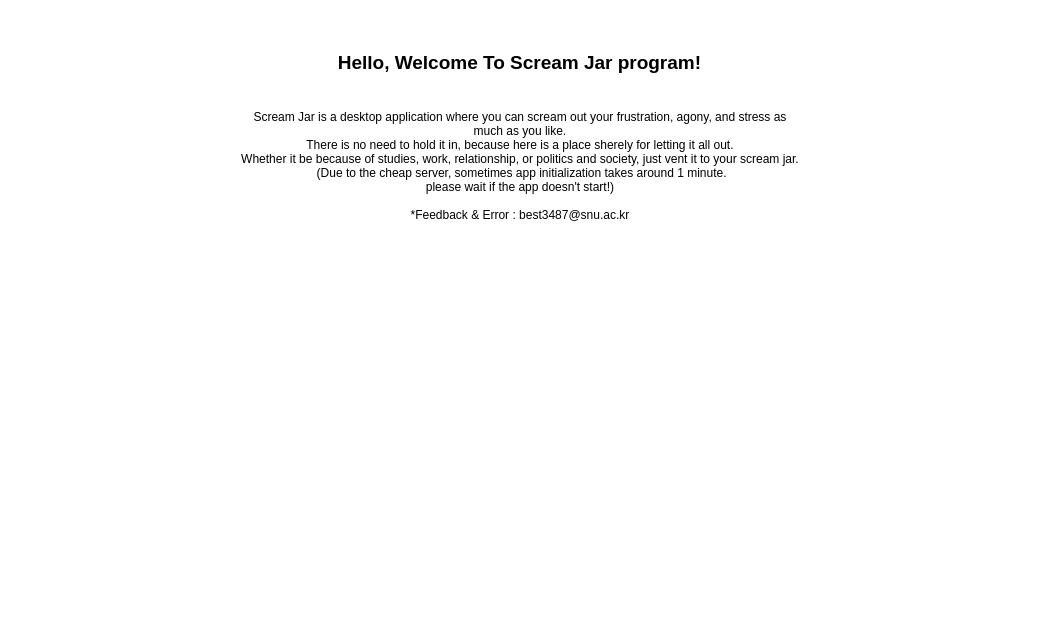
<?xml version="1.0" encoding="UTF-8"?>
<ui version="4.0">
 <class>StartPage</class>
 <widget class="QWidget" name="StartPage">
  <property name="geometry">
   <rect>
    <x>0</x>
    <y>0</y>
    <width>1039</width>
    <height>644</height>
   </rect>
  </property>
  <property name="windowTitle">
   <string>Form</string>
  </property>
  <property name="styleSheet">
   <string notr="true">QWidget{
background-color: rgb(255, 255, 255);
}
QLabel{font: 12pt &quot;System&quot;;}
QPushButton{
background-color: rgb(0, 255, 127);
font: 12pt &quot;System&quot;;
border: 0px;
}

QPushButton:hover{
background-color: rgb(0, 202, 98);
font: 12pt &quot;System&quot;;
border: 0px;
}

QPushButton:pressed{
font: 12pt &quot;System&quot;;
	background-color: rgb(0, 168, 81);
border: 0px;
}</string>
  </property>
  <layout class="QVBoxLayout" name="verticalLayout">
   <item>
    <spacer name="verticalSpacer_4">
     <property name="orientation">
      <enum>Qt::Orientation::Vertical</enum>
     </property>
     <property name="sizeType">
      <enum>QSizePolicy::Policy::Fixed</enum>
     </property>
     <property name="sizeHint" stdset="0">
      <size>
       <width>20</width>
       <height>40</height>
      </size>
     </property>
    </spacer>
   </item>
   <item>
    <widget class="QLabel" name="label">
     <property name="sizePolicy">
      <sizepolicy hsizetype="Minimum" vsizetype="Minimum">
       <horstretch>0</horstretch>
       <verstretch>0</verstretch>
      </sizepolicy>
     </property>
     <property name="minimumSize">
      <size>
       <width>0</width>
       <height>0</height>
      </size>
     </property>
     <property name="maximumSize">
      <size>
       <width>16777215</width>
       <height>16777215</height>
      </size>
     </property>
     <property name="text">
      <string>&lt;html&gt;&lt;head/&gt;&lt;body&gt;&lt;p&gt;&lt;span style=&quot; font-size:14pt; font-weight:700;&quot;&gt;Hello, Welcome To Scream Jar program!&lt;/span&gt;&lt;/p&gt;&lt;/body&gt;&lt;/html&gt;</string>
     </property>
     <property name="alignment">
      <set>Qt::AlignmentFlag::AlignCenter</set>
     </property>
    </widget>
   </item>
   <item>
    <spacer name="verticalSpacer_5">
     <property name="orientation">
      <enum>Qt::Orientation::Vertical</enum>
     </property>
     <property name="sizeType">
      <enum>QSizePolicy::Policy::Fixed</enum>
     </property>
     <property name="sizeHint" stdset="0">
      <size>
       <width>20</width>
       <height>30</height>
      </size>
     </property>
    </spacer>
   </item>
   <item>
    <layout class="QHBoxLayout" name="horizontalLayout_4">
     <item>
      <spacer name="horizontalSpacer_4">
       <property name="orientation">
        <enum>Qt::Orientation::Horizontal</enum>
       </property>
       <property name="sizeHint" stdset="0">
        <size>
         <width>40</width>
         <height>20</height>
        </size>
       </property>
      </spacer>
     </item>
     <item>
      <widget class="QLabel" name="label_5">
       <property name="sizePolicy">
        <sizepolicy hsizetype="Expanding" vsizetype="Minimum">
         <horstretch>0</horstretch>
         <verstretch>0</verstretch>
        </sizepolicy>
       </property>
       <property name="styleSheet">
        <string notr="true">font: 11pt &quot;Ariel&quot;;</string>
       </property>
       <property name="text">
        <string>Scream Jar is a desktop application where you can scream out your frustration, agony, and stress as much as you like.
There is no need to hold it in, because here is a place sherely for letting it all out.
Whether it be because of studies, work, relationship, or politics and society, just vent it to your scream jar. 
 (Due to the cheap server, sometimes app initialization takes around 1 minute.
please wait if the app doesn't start!)

*Feedback &amp; Error : best3487@snu.ac.kr</string>
       </property>
       <property name="alignment">
        <set>Qt::AlignmentFlag::AlignCenter</set>
       </property>
       <property name="wordWrap">
        <bool>true</bool>
       </property>
      </widget>
     </item>
     <item>
      <spacer name="horizontalSpacer_3">
       <property name="orientation">
        <enum>Qt::Orientation::Horizontal</enum>
       </property>
       <property name="sizeHint" stdset="0">
        <size>
         <width>40</width>
         <height>20</height>
        </size>
       </property>
      </spacer>
     </item>
    </layout>
   </item>
   <item>
    <spacer name="verticalSpacer_2">
     <property name="orientation">
      <enum>Qt::Orientation::Vertical</enum>
     </property>
     <property name="sizeType">
      <enum>QSizePolicy::Policy::MinimumExpanding</enum>
     </property>
     <property name="sizeHint" stdset="0">
      <size>
       <width>20</width>
       <height>50</height>
      </size>
     </property>
    </spacer>
   </item>
   <item>
    <widget class="QStackedWidget" name="stackedWidget">
     <property name="sizePolicy">
      <sizepolicy hsizetype="Minimum" vsizetype="Minimum">
       <horstretch>0</horstretch>
       <verstretch>0</verstretch>
      </sizepolicy>
     </property>
     <property name="minimumSize">
      <size>
       <width>0</width>
       <height>200</height>
      </size>
     </property>
     <widget class="QWidget" name="page"/>
     <widget class="QWidget" name="page_2"/>
    </widget>
   </item>
  </layout>
 </widget>
 <resources/>
 <connections/>
</ui>
